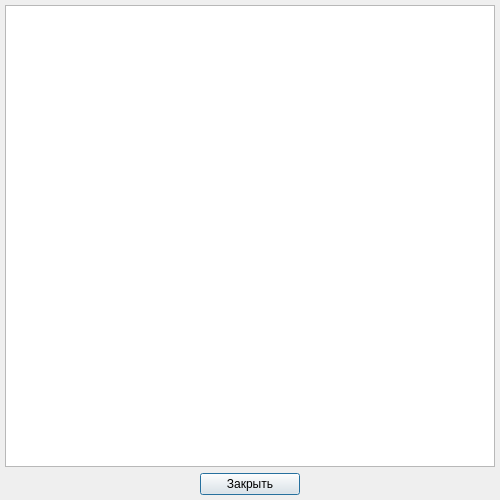
<?xml version="1.0" encoding="UTF-8"?>
<ui version="4.0">
 <class>DataWindow</class>
 <widget class="QDialog" name="DataWindow">
  <property name="geometry">
   <rect>
    <x>0</x>
    <y>0</y>
    <width>500</width>
    <height>500</height>
   </rect>
  </property>
  <property name="windowTitle">
   <string>Данные</string>
  </property>
  <layout class="QVBoxLayout" name="verticalLayout_2">
   <property name="leftMargin">
    <number>0</number>
   </property>
   <property name="topMargin">
    <number>0</number>
   </property>
   <property name="rightMargin">
    <number>0</number>
   </property>
   <property name="bottomMargin">
    <number>0</number>
   </property>
   <item>
    <widget class="QScrollArea" name="scrollArea">
     <property name="frameShape">
      <enum>QFrame::NoFrame</enum>
     </property>
     <property name="widgetResizable">
      <bool>true</bool>
     </property>
     <widget class="QWidget" name="scrollAreaWidgetContents">
      <property name="geometry">
       <rect>
        <x>0</x>
        <y>0</y>
        <width>500</width>
        <height>465</height>
       </rect>
      </property>
      <layout class="QGridLayout" name="gridLayout">
       <property name="leftMargin">
        <number>5</number>
       </property>
       <property name="topMargin">
        <number>5</number>
       </property>
       <property name="rightMargin">
        <number>5</number>
       </property>
       <property name="bottomMargin">
        <number>0</number>
       </property>
       <property name="horizontalSpacing">
        <number>6</number>
       </property>
       <item row="0" column="0">
        <widget class="QTextBrowser" name="textBrowser">
         <property name="sizePolicy">
          <sizepolicy hsizetype="Expanding" vsizetype="Expanding">
           <horstretch>0</horstretch>
           <verstretch>0</verstretch>
          </sizepolicy>
         </property>
         <property name="font">
          <font>
           <family>Consolas</family>
           <pointsize>10</pointsize>
          </font>
         </property>
        </widget>
       </item>
      </layout>
     </widget>
    </widget>
   </item>
   <item>
    <layout class="QHBoxLayout" name="buttonLayout">
     <property name="topMargin">
      <number>0</number>
     </property>
     <property name="bottomMargin">
      <number>5</number>
     </property>
     <item>
      <widget class="QPushButton" name="exitButton">
       <property name="maximumSize">
        <size>
         <width>100</width>
         <height>16777215</height>
        </size>
       </property>
       <property name="text">
        <string>Закрыть</string>
       </property>
      </widget>
     </item>
    </layout>
   </item>
  </layout>
 </widget>
 <resources/>
 <connections/>
</ui>
